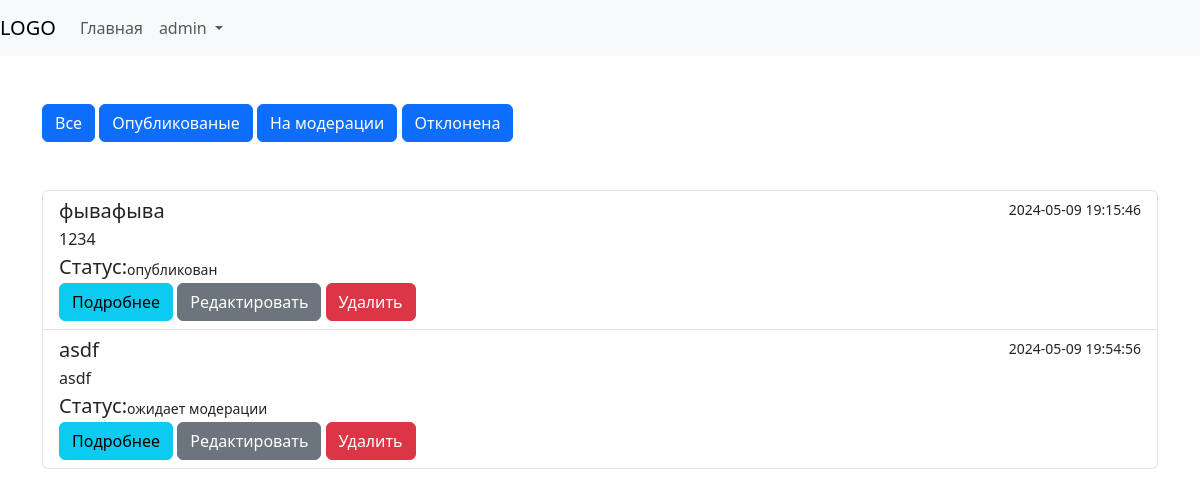
Screenshot of /my (signed in) with the database file from the repository.
### tables this page shows
CREATE TABLE `posts` (
  `id` int NOT NULL,
  `name` varchar(255) NOT NULL,
  `description` text NOT NULL,
  `user_id` int DEFAULT NULL,
  `date` datetime NOT NULL,
  `status` varchar(255) NOT NULL
);

### index.php (called while the page is built, shortened)
<?php
include_once("./Router/Router.php");
include_once("./Db/Db.php");
include_once('./Controllers/PostsController.php');
$router = new Router();
$router->addRoute('GET', '/', function () {
    $posts = new PostsController();
    $posts = $posts->show();
    include_once("./Views/Pages/main.php");
});
$router->addRoute('GET', '/admin', function () {
    if(!Utils::checkAuth()) {
        Utils::setFlash('main_error', 'Нет прав');
        header('Location: /');
    } elseif (Utils::checkAuth() && !Utils::isAdmin()) {
        Utils::setFlash('main_error', 'Нет прав');
        header('Location: /');
    } else {
        $posts = new PostsController();
        $posts = $posts->getAll();
        include_once("./Views/Pages/admin.php");
    }
});
$router->addRoute('GET', '/my', function () {
    $posts = new PostsController();
    $posts = $posts->getMy();
    include_once("./Views/Pages/my-post.php");
});
$router->addRoute('GET', '/my/:status', function ($status) {
    $posts = new PostsController();
    $posts = $posts->getMy($status);
    include_once("./Views/Pages/my-post.php");
});
$router->addRoute('GET', '/login', function () {
    if (Utils::checkAuth()) {
        header('Location: /');
    }
    include_once("./Views/Pages/Login.php");
});
$router->addRoute('POST', '/login', function () {
    if (Utils::checkAuth()) {
        echo json_encode(['status' => 'error', 'message' => 'вы уже авторизованы']);
    } else {
        $auth = new AuthController();
        $auth->login($_POST['login'], $_POST['password']);
    }
});
$router->addRoute('GET', '/logout', function () {
    if (Utils::checkAuth()) {
        unset($_SESSION['user']);
        Utils::redirect('login');
    } else {
        Utils::setFlash('login_error', 'Вы не были зарегистрированы!');
        Utils::redirect('login');
    }
});
$router->addRoute('GET', '/register', function () {
    if (Utils::checkAuth()) {
        header('Location: /');
    }
    include_once("./Views/Pages/Register.php");
});
$router->addRoute('POST', '/register', function () {
    if (Utils::checkAuth()) {
        echo json_encode(['status' => 'error', 'message' => 'вы уже авторизованы']);
    } else {
        $auth = new AuthController();
        $auth->register($_POST['login'], $_POST['email'], $_POST['password'], $_POST['confirm_password']);
    }
});
$router->addRoute('GET', '/blogs/:blogID', function ($blogID) {
    $post = new PostsController();
    $post = $post->getOne((int)$blogID);
    $rights = null;
    if ($post && !Utils::checkAuth() && $post['status'] != StatusEnum::PUBLISHED->value) {
        $rights = 'Нет доступа!';
    }
    if ($post && Utils::checkAuth() && $post['status'] != StatusEnum::PUBLISHED->value && !Utils::checkRights($post)) {
        $rights = 'Нет доступа!';
    }
    include_once("./Views/Pages/post.php");
});
$router->addRoute('GET', '/post/create', function () {
    if (!Utils::checkAuth()) {
        $rights = 'Нет доступа!';
    }
    include_once("./Views/Pages/create-post.php");
});
$router->addRoute('POST', '/post/create', function () {
    if (!Utils::checkAuth()) {
        echo json_encode(['status' => 'error', 'message' => 'Нет прав']);
    } else {
        $post = new PostsController();
        $post = $post->store($_POST['name'], $_POST['description']);
    }
});
$router->addRoute('GET', '/post/delete/:id', function ($id) {
    $post = new PostsController();
    $post = $post->getOne((int)$id);
    $rights = Utils::checkRights($post);
    if (!Utils::checkAuth()) {
        Utils::setFlash('login_error', 'Нужна аторизация!');
        Utils::redirect('login');
        exit;
    }
    if ($post && !$rights) {
        Utils::setFlash('post_error', 'Нет прав!');
    }
    if(!$post) {
        Utils::setFlash('post_error', 'Нет такого поста!');
    }
    if($post && $rights) {
        $post = new PostsController();
        $post = $post->delete($id);
        Utils::setFlash('post_success', 'Удалено!');
    }
    if(!empty($_SERVER['HTTP_REFERER']) && $rights) {
        header('Location: ' . $_SERVER['HTTP_REFERER']);
        exit;
    } else {
        Utils::setFlash('main_error', 'Нет прав!');
        header('Location: /');
    }
});
$router->addRoute('GET', '/post/edit/:blogID', function ($blogID) {
    $post = new PostsController();
    $post = $post->getOne((int)$blogID);
    $rights = null;
    if ($post && !Utils::checkAuth() && $post['status'] != StatusEnum::PUBLISHED->value) {
        $rights = 'Нет доступа!';
    }
    if ($post && Utils::checkAuth() && $post['status'] != StatusEnum::PUBLISHED->value && !Utils::checkRights($post)) {
        $rights = 'Нет доступа!';
    }
    include_once("./Views/Pages/post-edit.php");
});
$router->addRoute('POST', '/post/edit/', function () {
    $post = new PostsController();
    $post = $post->getOne((int)$_POST['id']);
    $status = !empty($_POST['status']) ?  $_POST['status'] : null;
    $rights = null;
    if (!Utils::checkAuth()) {
        echo json_encode(['status' => 'error', 'message' => 'Авторизуйтесь']);
    } elseif ($post && Utils::checkAuth() && !Utils::checkRights($post)) {
        echo json_encode(['status' => 'error', 'message' => 'Нет прав']);
    } elseif (!$post && Utils::checkAuth()) {
        echo json_encode(['status' => 'error', 'message' => 'Такого поста нет!']);
    }else {
        $post = new PostsController();
        $post = $post->edit($_POST['id'], $_POST['name'], $_POST['description'], $status);
    }
});
$router->matchRoute();

### Controllers/PostsController.php (called while the page is built, shortened)
<?php
class PostsController
{
    public function getMy($status = null)
    {
        $where = '';
        $arrayExecute = [
            'id' => $_SESSION['user']['id']
        ];
        $sql = "SELECT * FROM posts where user_id= :id" . $where;
        $stmt = Db::conn()->prepare($sql);
        $stmt->bindParam(':id', $arrayExecute['id'], PDO::PARAM_STR);
        $stmt->execute();
        $posts = $stmt->fetchAll(PDO::FETCH_ASSOC);
        return $posts;
    }
}

### Db/Db.php (called while the page is built, shortened)
<?php
class Db
{
    private static $dbInstance = null;
    public static function conn() {
        if ( self::$dbInstance == null  ) {
            try {
                self::$dbInstance = new PDO("mysql:host=mysql;dbname=td_complect", "root", "root");
            } catch (Exception $e) {
                echo $e->getMessage();
            }
        }
        return self::$dbInstance;
    }
}

### Views/Pages/my-post.php (the view, shortened to what this page needs)
<!DOCTYPE html>
<?php
include_once('./Views/Partials/head.php');
?>
<body>
<?php
include_once('./Views/Partials/header.php');
?>
<div class="container">
    <div class="group mt-5">
        <a href='/my' type="button" class="btn btn-primary">Все</a>
        <a href='/my/published' type="button" class="btn btn-primary">Опубликованые</a>
        <a href='/my/wait' type="button" class="btn btn-primary">На модерации</a>
        <a href='/my/deny' type="button" class="btn btn-primary">Отклонена</a>
    </div>
    <ul class="list-group mt-5">
        <?php
        if (empty($posts)) {
            ?><h2> Нет постов!</h2><?php
        } else {
            foreach ($posts as $post) {
                ?>
                <li class="list-group-item">
                    <div class="d-flex w-100 justify-content-between">
                        <h5 class="mb-1"><?= $post['name'] ?></h5>
                        <small><?= $post['date'] ?></small>
                    </div>
                    <p class="mb-1"><?= $post['description'] ?></p>
                    <div class="d-flex w-100 align-items-center">
                        <h5 class="mb-1">Статус:</h5>
                        <small><?= $post['status'] ?></small>
                    </div>
                    <a href='/blogs/<?= $post['id'] ?>' type="button" class="btn btn-info">Подробнее</a>
                    <a href='/post/edit/<?= $post['id'] ?>' type="button" class="btn btn-secondary">Редактировать</a>
                    <a href='/post/delete/<?= $post['id'] ?>' type="button" class="btn btn-danger">Удалить</a>
                </li>
                <?php
            }
        }
        ?>
    </ul>
</div>
</body>

### Router/Router.php (shortened to what this page needs)
<?php
class Router
{
    protected $routes = [];
    public function addRoute(string $method, string $url, callable $target) : void
    {
        $this->routes[$method][$url] = $target;
    }
    public function matchRoute() : void
    {
        $method = $_SERVER['REQUEST_METHOD'];
        $url = $_SERVER['REQUEST_URI'];
        if (isset($this->routes[$method])) {
            foreach ($this->routes[$method] as $routeUrl => $target) {
                $pattern = preg_replace('/\/:([^\/]+)/', '/(?P<$1>[^/]+)', $routeUrl);
                if (preg_match('#^' . $pattern . '$#', $url, $matches)) {
                    $params = array_filter($matches, 'is_string', ARRAY_FILTER_USE_KEY);
                    call_user_func_array($target, $params);
                    return;
                }
            }
        }
    }
}

### rows the page displays
posts: name "фывафыва", date "2024-05-09 19:15:46", description "1234", status "опубликован"
posts: name "asdf", date "2024-05-09 19:54:56", description "asdf", status "ожидает модерации"
